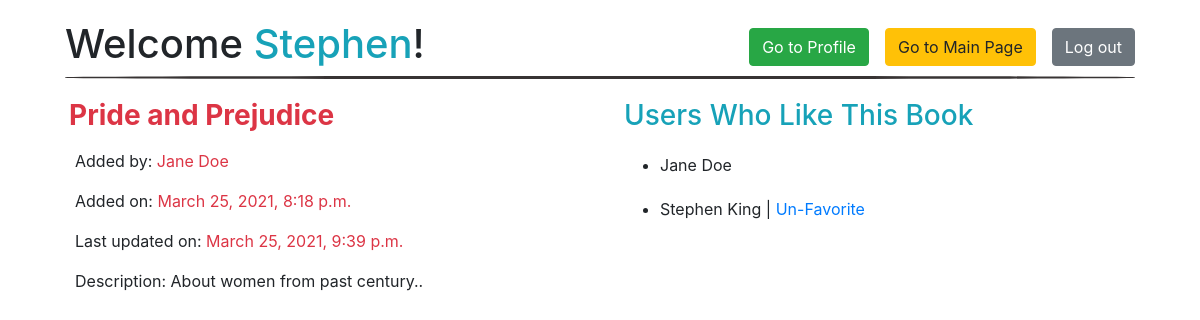
Screenshot of /books/1 (signed in) with the database file from the repository.
### app_fav/models.py (models this page shows)
class User(models.Model):
    first_name = models.CharField(max_length = 255)
    last_name = models.CharField(max_length = 255)
    email = models.CharField(max_length = 255)
    password = models.CharField(max_length = 20)
    created_at = models.DateTimeField(auto_now_add = True)
    updated_at = models.DateTimeField(auto_now = True)
    objects = UserManager()

class Book(models.Model):
    title = models.CharField(max_length=255)
    desc = models.TextField()
    uploaded_by = models.ForeignKey(User, related_name = "uploaded_books", on_delete = models.CASCADE)
    users_who_like = models.ManyToManyField(User, related_name = 'liked_books')
    created_at = models.DateTimeField(auto_now_add = True)
    updated_at = models.DateTimeField(auto_now = True)
    objects = BookManager()

### app_fav/views.py (the view)
# urls.py: path('books/<int:id>', views.display_book),
def display_book(request, id):
    context = {
        'this_book' : Book.objects.get(id = id),
        'logged_user' : User.objects.get(id = request.session['userid'])
    }
    return render(request, 'info.html', context)

### app_fav/templates/info.html (shortened to what this page needs)
<!DOCTYPE html>
<html lang="en">
<head>
    {% load static %}
        <link rel="stylesheet" href="https://maxcdn.bootstrapcdn.com/bootstrap/4.0.0/css/bootstrap.min.css">
        <link rel="stylesheet" href="{% static 'style.css' %}">
</head>
<body>
    <div class="container">
        <div class="header">
            <a class = "float-right mt-2 ml-3 btn btn-secondary" href="/logout">Log out</a>
            <a class = "float-right mt-2 ml-3 btn btn-warning" href="/books">Go to Main Page</a>
            <a class = "float-right mt-2 btn btn-success" href="/profile/{{logged_user.id}}">Go to Profile</a>
            <h1>Welcome <span class="text-info">{{logged_user.first_name}}</span>!</h1>
            <div class="line"></div>
        </div>
        <div class="content">
            <div class="addform">
                <h3 class="ml-4 mb-3 text-danger font-weight-bold">{{ this_book.title }}</h3>
                <p>Added by: <span class="text-danger">{{this_book.uploaded_by.first_name}} {{this_book.uploaded_by.last_name}}</span></p>
                <p>Added on: <span class="text-danger">{{this_book.created_at}}</span></p>
                <p>Last updated on: <span class="text-danger">{{this_book.updated_at}}</span></p>
                {% if this_book.uploaded_by.id == logged_user.id %}
                    <form action="/update/{{this_book.id}}" method = "POST">
                    {% csrf_token %}
                        <div class="form-group row">
                            <input type="hidden" name="title" value = "{{ this_book.title }}">
                            <label for="description" class="col-sm-3 col-form-label">Description</label>
                            <div class="col-sm-7">
                                <textarea class="form-control" rows = '3' name = "desc" id="description">{{this_book.desc}}</textarea>
                            </div>
                        </div>
                        <div class="form-group row">
                            <input class = "btn btn-info float-center " type="submit" value="Update">
                        </div>
                    </form>
                    <a href = "/delete/{{this_book.id}}" class = "btn btn-danger float-center">Delete</a>
                {% else %}
                    <p>Description: {{this_book.desc}}</p>
                {% endif %}
            </div>
            <div class="books">
                <h3 class="text-info ml-4 mb-3">Users Who Like This Book</h3>
                {% for each_user in this_book.users_who_like.all %}
                    <ul>
                        <li id = "like_names">{{ each_user.first_name }} {{ each_user.last_name }}
                            {% if each_user.id == logged_user.id %}
                                {% if this_book in each_user.liked_books.all %}
                                | <a href="/remove_from_fav/{{this_book.id}}">Un-Favorite
                                </a>
                                {% endif %}
                            {% endif %}
                        </li>
                    </ul>
                {% endfor %}
            </div>
        </div>
    </div>
</body>

### app_fav/static/style.css (style rules this page uses)
.container { margin: auto; }
.btn { margin: auto; }
.header { margin: 20px; }
.line { height: 3px; background-color: rgb(56, 52, 52); border-radius: 40%; margin: auto; }
.content { display: flex; justify-content: space-between; }
.addform { width: 45%; min-height: 500px; }
.addform p { margin-left: 30px; }
.books { width: 50%; min-height: 500px; }
.books ul { margin: 20px; }
.books ul li { list-style-type: none; }
#like_names { list-style-type: disc; }

### rows the page displays
User: first_name "Stephen", last_name "King"
Book: title "Pride and Prejudice", uploaded_by.first_name "Jane", uploaded_by.last_name "Doe", created_at "March 25, 2021, 8:18 p.m.", updated_at "March 25, 2021, 9:39 p.m.", desc "About women from past century.."
User: first_name "Jane", last_name "Doe"
